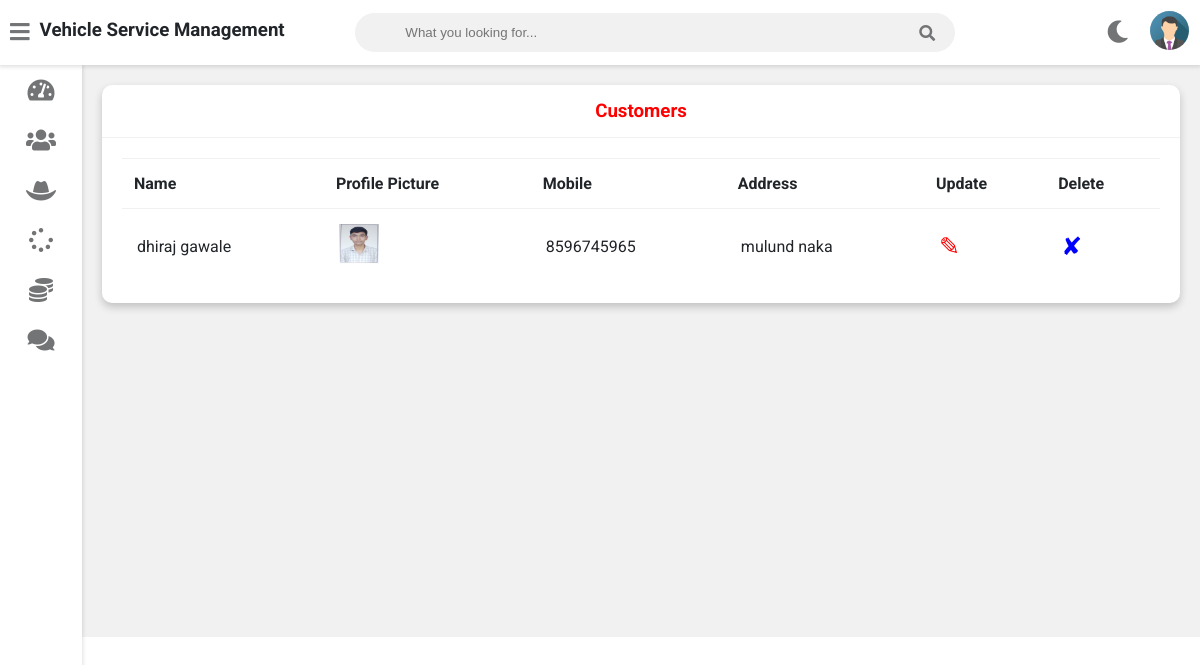
/admin-view-customer (signed in), run on the app's committed database.
### vehicle/models.py (models this page shows, shortened)
class Customer(models.Model):
    user=models.OneToOneField(User,on_delete=models.CASCADE)
    profile_pic= models.ImageField(upload_to='profile_pic/CustomerProfilePic/',null=True,blank=True)
    address = models.CharField(max_length=40)
    mobile = models.CharField(max_length=20,null=False)
    @property
    def get_name(self):
        return self.user.first_name+" "+self.user.last_name

### vehicle/views.py (the view)
# urls.py: path('admin-view-customer',views.admin_view_customer_view,name='admin-view-customer'),
@login_required(login_url='adminlogin')
def admin_view_customer_view(request):
    customers=models.Customer.objects.all()
    return render(request,'vehicle/admin_view_customer.html',{'customers':customers})

### templates/vehicle/admin_view_customer.html
{% extends 'vehicle/adminbase.html' %}
{% block content %}
{% load static %}
	<div class="wrapper">
		<div class="row">
			<div class="col-12 col-m-12 col-sm-12">
				<div class="card">
					<div class="card-header">
						<h3 style="color:red; text-align:center" >Customers
						</h3>
					</div>
					<div class="card-content">
						<table>
							<thead>
                <tr>
                  <th>Name</th>
                  <th>Profile Picture</th>
                  <th>Mobile</th>
                  <th>Address</th>
                  <th>Update</th>
                  <th>Delete</th>
                </tr>
							</thead>
							<tbody>
              {% for c in customers %}
                <tr>
                  <td> {{c.get_name}}</td>
                  <td> <img src="{% static c.profile_pic.url %}" alt="Profile Pic" height="40px" width="40px" /></td>
                  <td>{{c.mobile}}</td>
                  <td>{{c.address}}</td>
                  <td><a  style="color:red; text-decoration:none;font-size:25px;" href="{% url 'update-customer' c.id  %}">&#9998;</a></td>
                  <td><a style="color:blue; text-decoration:none;font-size:25px;"href="{% url 'delete-customer' c.id  %}">&#10008;</a></td>
                </tr>
                {% endfor %}
							</tbody>
						</table>
					</div>
				</div>
			</div>
		</div>
<br><br><br><br><br><br><br><br><br><br><br><br><br><br><br><br>
	</div>
{% endblock content %}

### data on the page
Customer: get_name "dhiraj gawale", profile_pic (picture), mobile "8596745965", address "mulund naka"
